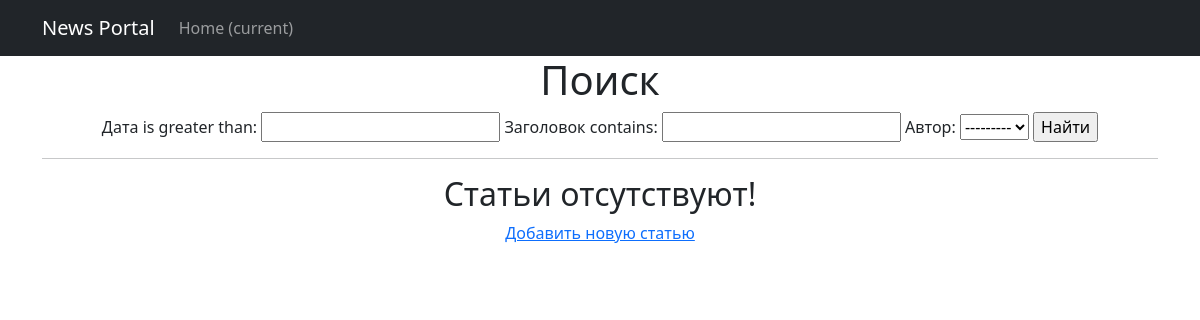
Page /news/search/ on the earlier database version.
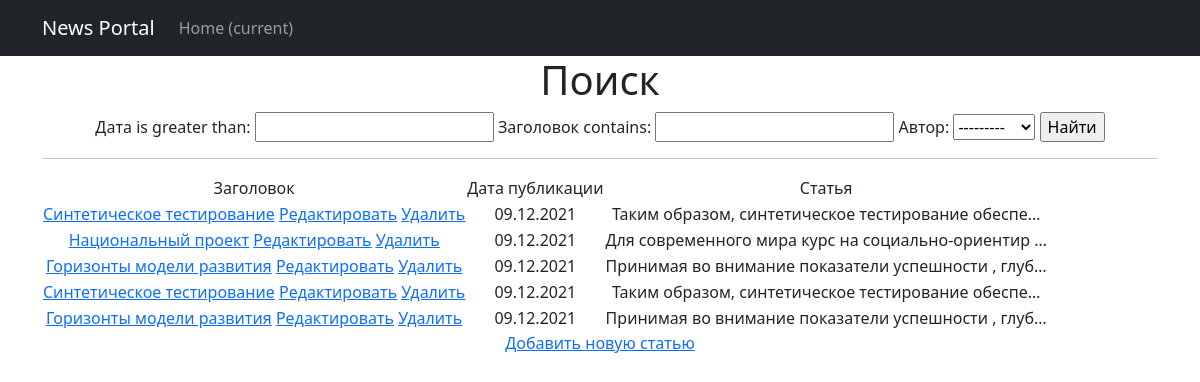
Same page on the later database version.
### newsportal/models.py (models this page shows, shortened)
class Post(models.Model):
    header = models.CharField(max_length=255, verbose_name='Заголовок')
    text = models.TextField(verbose_name='Текст статьи')
    rating = models.IntegerField(default=0, verbose_name='Рейтинг')
    type = models.CharField(max_length=2, choices=content_type, verbose_name='Тип')
    date = models.DateTimeField(auto_now_add=True, verbose_name='Дата')
    author = models.ForeignKey(Author, on_delete=models.PROTECT, null=True, verbose_name='Автор')
    category = models.ManyToManyField(Category, through='PostCategory', verbose_name='Категории')

### search/views.py (the view)
# urls.py: path('', PostListSearch.as_view()),
class PostListSearch(ListView):
    model = Post
    template_name = 'posts_search.html'
    context_object_name = 'posts'
    def get_context_data(self, *args, **kwargs):
        context = super().get_context_data(*args, **kwargs)
        context['filter'] = PostFilter(self.request.GET, queryset=self.get_queryset())
        return context

### newsportal/models.py (called while the page is built)
    def __str__(self):
        return f'{self.user.username}'

### newsportal/templatetags/custom_filters.py (called while the page is built)
@register.filter(name='censor')
def censor(value):
    if isinstance(value, str):
        return re.sub('мат1|мат2|мат3', '#@$%', value)
    else:
        raise ValueError('Недопустимый тип в фильтре censor')

### templates/posts_search.html (shortened to what this page needs)
{% extends 'default.html' %}
{% load custom_filters %}
{% block content %}
<h1>Поиск</h1>
<form method="GET">
    {{ filter.form }}
    <input type="submit" value="Найти">
</form>
<hr>
{% if posts %}
<table>
    <tr>
        <td>
            Заголовок
        </td>
        <td>
            Дата публикации
        </td>
        <td>
            Статья
        </td>
    </tr>
    {% for post in filter.qs %}
    <tr>
        <td>
            <a href="{% url 'post_detail' post.id %}">{{ post.header|censor }}</a>
            <a href="{% url 'post_update' post.id %}"><u>Редактировать</u></a>
            <a href="{% url 'post_delete' post.id %}"><u> Удалить </u></a>
        </td>
        <td>
            {{ post.date|date:'d.m.Y' }}
        </td>
        <td>
            {{ post.text|truncatechars:50|censor}}
        </td>
    </tr>
    {% endfor %}
</table>
{% else %}
<h2>Статьи отсутствуют!</h2>
{% endif %}
<a href="{% url 'post_create' %}">Добавить новую статью</a> <br>
{% endblock content %}

### templates/default.html (shortened to what this page needs)
<!DOCTYPE html>
<html lang="en">
<head>
    {% load static %}
    {% load cache %}
    <link href="{% static 'css/styles.css' %}" rel="stylesheet"/>
</head>
<body>
{% cache 30 navigation_bar %}
<nav class="navbar navbar-expand-lg navbar-dark bg-dark static-top">
   <div class="container">
       <a class="navbar-brand" href="#">News Portal</a>
       <div class="collapse navbar-collapse" id="navbarResponsive">
           <ul class="navbar-nav ml-auto">
               <li class="nav-item active">
                   <a class="nav-link" href="#">Home
                       <span class="sr-only">(current)</span>
                   </a>
               </li>
           </ul>
       </div>
   </div>
</nav>
{% endcache %}
<div class="container">
    <div class="row">
        <div class="col-lg-12 text-center">
            {% block content %}{% endblock content %}
        </div>
    </div>
</div>
</body>
</html>

Differences in the rows shown:
added Post: header|censor "Cинтетическое тестирование", date "09.12.2021", text|censor "Таким образом, синтетическое тестирование обеспе…"
added Post: header|censor "Национальный проект", date "09.12.2021", text|censor "Для современного мира курс на социально-ориентир …"
added Post: header|censor "Горизонты модели развития", date "09.12.2021", text|censor "Принимая во внимание показатели успешности , глуб…"
added Post: header|censor "Cинтетическое тестирование", date "09.12.2021", text|censor "Таким образом, синтетическое тестирование обеспе…"
added Post: header|censor "Горизонты модели развития", date "09.12.2021", text|censor "Принимая во внимание показатели успешности , глуб…"
Other differences:
text no longer shown: "Статьи отсутствуют!"
text now shown: "Заголовок Дата публикации Статья"
